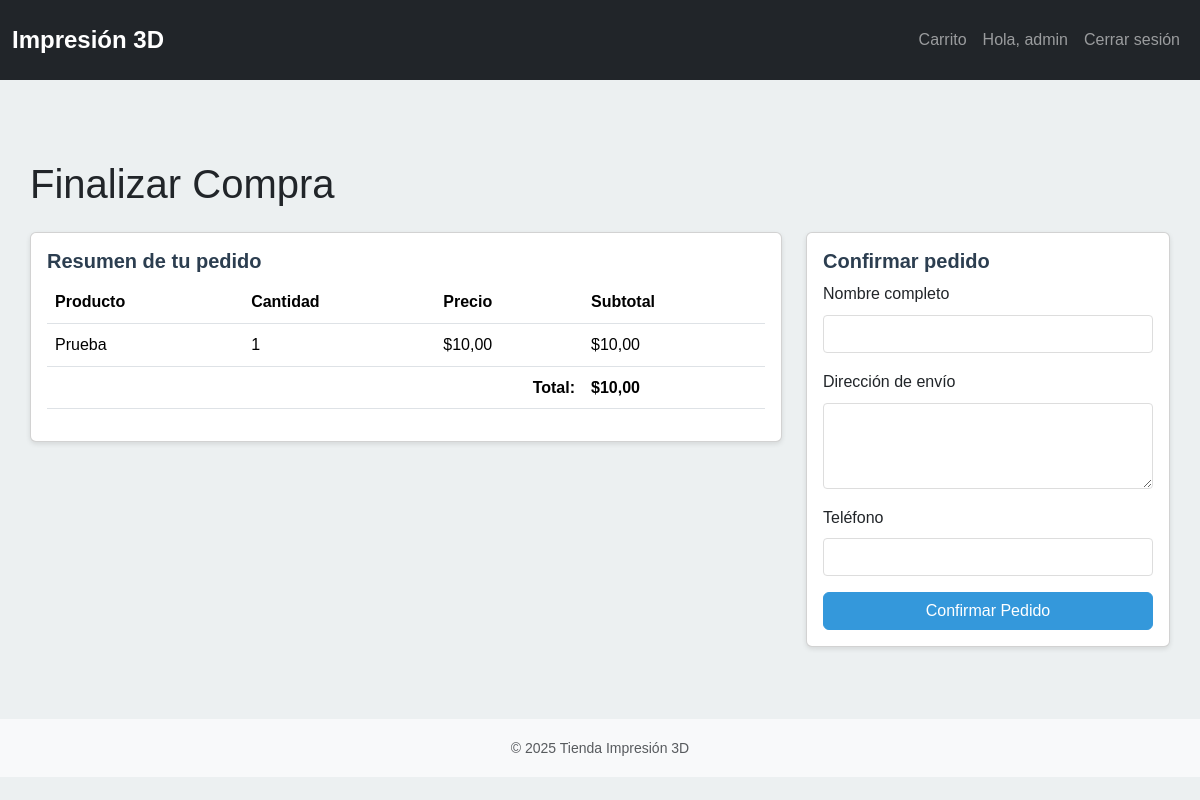
The app's page /checkout/ (signed in) with its own data.
### myshop/models.py (models this page shows, shortened)
class CartItem(models.Model):
    cart = models.ForeignKey(Cart, related_name='items', on_delete=models.CASCADE)
    product = models.ForeignKey(Product, on_delete=models.CASCADE)
    quantity = models.PositiveIntegerField(default=1)
    added_at = models.DateTimeField(auto_now_add=True)
    def get_cost(self):
        return self.product.price * self.quantity

class Product(models.Model):
    CATEGORY_CHOICES = [
        ('figure', 'Figura'),
        ('spare', 'Repuesto'),
        ('custom', 'Personalizado'),
    ]
    name = models.CharField(max_length=200)
    description = models.TextField(blank=True)
    price = models.DecimalField(max_digits=8, decimal_places=2)
    image_url = models.URLField(blank=True)
    stock = models.IntegerField(default=0)
    category = models.CharField(max_length=20, choices=CATEGORY_CHOICES, default='figure')
    created_at = models.DateTimeField(auto_now_add=True)
    average_rating = models.DecimalField(max_digits=3, decimal_places=2, default=0)
    review_count = models.IntegerField(default=0)
    class Meta:
        verbose_name = "Producto"
        verbose_name_plural = "Productos"
        ordering = ['-created_at']
    class Meta:
        ordering = ['-created_at']

class Cart(models.Model):
    user = models.ForeignKey(User, on_delete=models.CASCADE)
    created_at = models.DateTimeField(auto_now_add=True)
    updated_at = models.DateTimeField(auto_now=True)
    def get_total_price(self):
        return sum(item.get_cost() for item in self.items.all())

### myshop/views.py (the view, shortened to what this page needs)
# urls.py: path('checkout/', views.checkout, name='checkout'),
@login_required
def checkout(request):
    cart = get_object_or_404(Cart, user=request.user)
    return render(request, 'checkout.html', {'cart': cart, 'year': datetime.now().year})

### templates/checkout.html (shortened to what this page needs)
{% extends 'base.html' %}
{% block content %}
<div class="container mt-4">
    <h1 class="mb-4">Finalizar Compra</h1>
    <div class="row">
        <div class="col-md-8">
            <div class="card mb-4">
                <div class="card-body">
                    <h5 class="card-title">Resumen de tu pedido</h5>
                    <div class="table-responsive">
                        <table class="table">
                            <thead>
                                <tr>
                                    <th>Producto</th>
                                    <th>Cantidad</th>
                                    <th>Precio</th>
                                    <th>Subtotal</th>
                                </tr>
                            </thead>
                            <tbody>
                                {% for item in cart.items.all %}
                                <tr>
                                    <td>{{ item.product.name }}</td>
                                    <td>{{ item.quantity }}</td>
                                    <td>${{ item.product.price }}</td>
                                    <td>${{ item.get_cost }}</td>
                                </tr>
                                {% endfor %}
                            </tbody>
                            <tfoot>
                                <tr>
                                    <td colspan="3" class="text-end"><strong>Total:</strong></td>
                                    <td><strong>${{ cart.get_total_price }}</strong></td>
                                </tr>
                            </tfoot>
                        </table>
                    </div>
                </div>
            </div>
        </div>
        <div class="col-md-4">
            <div class="card">
                <div class="card-body">
                    <h5 class="card-title">Confirmar pedido</h5>
                    <form method="post">
                        <div class="mb-3">
                            <label for="name" class="form-label">Nombre completo</label>
                            <input type="text" class="form-control" id="name" name="name" required>
                        </div>
                        <div class="mb-3">
                            <label for="address" class="form-label">Dirección de envío</label>
                            <textarea class="form-control" id="address" name="shipping_address" rows="3" required></textarea>
                        </div>
                        <div class="mb-3">
                            <label for="phone" class="form-label">Teléfono</label>
                            <input type="tel" class="form-control" id="phone" name="phone" required>
                        </div>
                        <div class="d-grid">
                            <button type="submit" class="btn btn-primary">Confirmar Pedido</button>
                        </div>
                    </form>
                </div>
            </div>
        </div>
    </div>
</div>
{% endblock %}

### templates/base.html (shortened to what this page needs)
<!doctype html>
<html lang="es">
  <head>
    <link href="https://cdn.jsdelivr.net/npm/bootstrap@5.3.1/dist/css/bootstrap.min.css" rel="stylesheet">
    {% load static %}
    <link href="{% static 'css/style.css' %}" rel="stylesheet">
  </head>
  <body>
    <nav class="navbar navbar-expand-lg navbar-dark bg-dark">
      <div class="container-fluid">
        <a class="navbar-brand" href="{% url 'myshop:index' %}">Impresión 3D</a>
        <div class="collapse navbar-collapse" id="navMenu">
          <ul class="navbar-nav ms-auto">
            <li class="nav-item"><a class="nav-link" href="{% url 'myshop:cart' %}">Carrito</a></li>
            {% if user.is_authenticated %}
              <li class="nav-item"><a class="nav-link" href="#">Hola, {{ user.username }}</a></li>
              <li class="nav-item"><a class="nav-link" href="{% url 'myshop:logout' %}">Cerrar sesión</a></li>
            {% else %}
              <li class="nav-item"><a class="nav-link" href="{% url 'myshop:login' %}">Iniciar sesión</a></li>
              <li class="nav-item"><a class="nav-link" href="{% url 'myshop:signup' %}">Registrarse</a></li>
            {% endif %}
          </ul>
        </div>
      </div>
    </nav>
    <main class="container py-4">
      {% block content %}{% endblock %}
    </main>
    <footer class="bg-light py-3 mt-4">
      <div class="container text-center">
        <small class="text-muted">© {{ year|default:2025 }} Tienda Impresión 3D</small>
      </div>
    </footer>
  </body>
</html>

### static/css/style.css (style rules this page uses)
:root { --primary-color: #3498db; --secondary-color: #2ecc71; --dark-color: #2c3e50; --light-color: #ecf0f1; }
body { font-family: 'Arial', sans-serif; line-height: 1.6; margin: 0; padding: 0; background-color: var(--light-color); }
.navbar { background-color: var(--dark-color); padding: 1rem 0; margin-bottom: 2rem; }
.navbar-brand { color: white !important; font-size: 1.5rem; font-weight: bold; }
.container { max-width: 1200px; margin: 0 auto; padding: 0 15px; }
.card { transition: transform 0.3s ease; margin-bottom: 1.5rem; box-shadow: 0 2px 5px rgba(0,0,0,0.1); }
.card-title { color: var(--dark-color); font-weight: bold; }
.btn-primary { background-color: var(--primary-color); border-color: var(--primary-color); }
.form-control { border-radius: 4px; border: 1px solid #ddd; }
footer { background-color: var(--dark-color); color: white; padding: 2rem 0; margin-top: 3rem; }

### records on screen
CartItem: product.name "Prueba", quantity "1", product.price "10,00", get_cost "10,00"
Cart: get_total_price "10,00"

### other values on screen
{{ user.username }} "admin"
